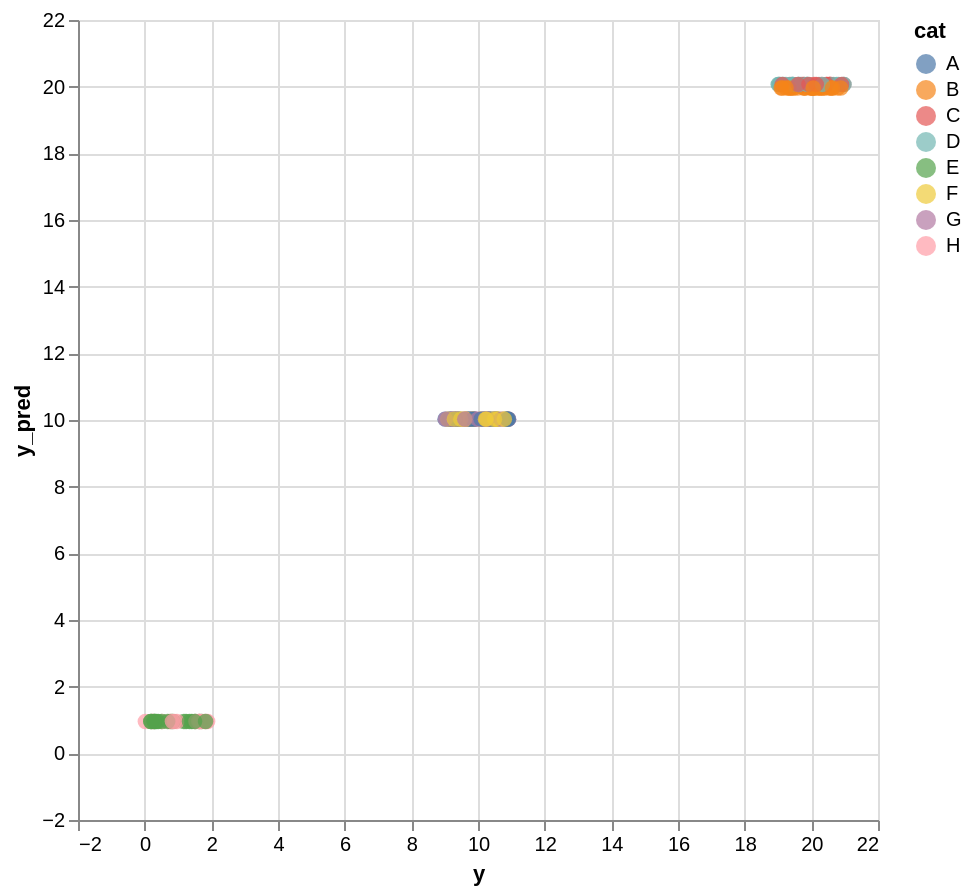

Notebook source saved alongside this figure:
### Code cell
create_scatter(source_oh)

### Figure 1 — Vega-Lite specification as saved in the notebook (floating-point values rounded to 4 significant figures; data arrays with more than 128 entries replaced by an {"elided": "..."} marker saying what was removed)
{"config": {"view": {"continuousWidth": 300, "continuousHeight": 300}}, "data": {"name": "data-9f8b74fc9d6453a9cbdea2484ba50c5f"}, "mark": {"type": "circle", "size": 60}, "encoding": {"color": {"field": "cat", "type": "nominal"}, "tooltip": {"field": "cat", "type": "nominal"}, "x": {"field": "y", "scale": {"domain": [-2, 22]}, "type": "quantitative"}, "y": {"field": "y_pred", "scale": {"domain": [-2, 22]}, "type": "quantitative"}}, "height": 400, "params": [{"name": "param_5", "select": {"type": "interval", "encodings": ["x", "y"]}, "bind": "scales"}], "width": 400, "$schema": "https://vega.github.io/schema/vega-lite/v5.16.3.json", "datasets": {"data-9f8b74fc9d6453a9cbdea2484ba50c5f": {"elided": "200 records"}}}
